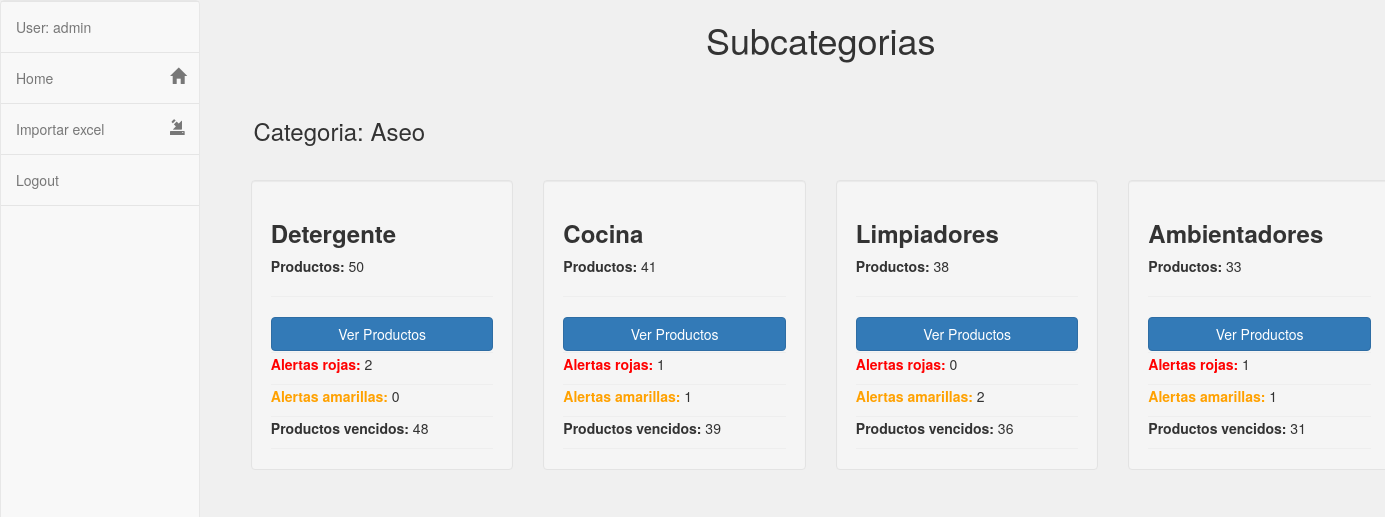
/catalog/2 (signed in), run on the app's committed database.
### catalog/models.py (models this page shows, shortened)
class Category(models.Model):
    name = models.CharField(
        max_length=200,
        help_text="Ingresa la categoría"
        )

class SubCategory(models.Model):
    name = models.CharField(max_length=200, help_text="Ingresa la sub-categoría")
    category = models.ForeignKey('Category', on_delete=models.SET_NULL, null=True)

### catalog/views.py (the view)
# urls.py: path('<int:category_id>',views.subcategories,name='subcategories'),
@login_required
def subcategories(request, category_id):
	category = Category.objects.get(pk=category_id)
	num_products_red_alert = {}
	num_products_yellow_alert = {}
	num_expired_products = {}
	for subcategory in category.subcategory_set.all():
		contador_products_red_alert = 0
		contador_products_yellow_alert = 0
		contador_expired_products = 0
		for product in subcategory.product_set.all():
			if product.alert == product.RED_ALERT:
				contador_products_red_alert += 1
			elif product.alert == product.YELLOW_ALERT:
				contador_products_yellow_alert += 1
			else:
				contador_expired_products += 1
		num_products_red_alert[subcategory.id] =  contador_products_red_alert
		num_products_yellow_alert[subcategory.id] =  contador_products_yellow_alert
		num_expired_products[subcategory.id] =  contador_expired_products
	context = {
		'num_products_red_alert': num_products_red_alert,
		'num_products_yellow_alert': num_products_yellow_alert,
		'num_expired_products': num_expired_products,
		'category': category,
	}
	return render(request, 'catalog/subcategories.html', context=context)

### catalog/models.py (called while the page is built)
    @property
    def alert(self):
        expiration_red = self.expiration_date - timedelta(days=30)
        expiration_yellow = self.expiration_date - timedelta(days=60)
        current_date = datetime.datetime.now().date()
        if current_date >= self.expiration_date:
            return self.EXPIRED_PRODUCT
        elif current_date >= expiration_red:
            return self.RED_ALERT
        elif current_date >= expiration_yellow:
            return self.YELLOW_ALERT

### catalog/templates/catalog/subcategories.html
{% extends "base_generic.html" %}
{% block content %}
<div class="container">
  <div class="row pricing">
    <h1 style=" display: flex; justify-content: center;align-items: center;margin-bottom: 5%;">Subcategorias </h1>
    <h3 style=" margin-bottom: 3%;margin-left: 1.5%;">Categoria:  {{category.name}} </h3>
    {% for subcategory in category.subcategory_set.all %}
        <div class="col-md-3">
          <div class="well">
            <h3><b>{{ subcategory.name }}</b></h3>
            <p><b>Productos:</b>  {{subcategory.product_set.all.count}} </p>
            <hr>
            <a href="{% url 'catalog:products_subcategory' subcategory.id %}" class="btn btn-primary btn-block">Ver Productos </a>
            <hr style="margin-top: 1px !important; margin-bottom: 1px !important">
            {% for subcategori_id, num_products_red_alert in num_products_red_alert.items %}
              {% if subcategory.id == subcategori_id %}
                <p>
                  <b style="color:red">Alertas rojas:</b> {{num_products_red_alert}}
                </p>
              {% endif %}
            {% endfor %}
            <hr style="margin-top: 1px !important; margin-bottom: 1px !important">
            {% for subcategori_id, num_products_yellow_alert in num_products_yellow_alert.items %}
              {% if subcategory.id == subcategori_id %}
                <p>
                   <b style="color: #FFA100">Alertas amarillas:</b> {{num_products_yellow_alert}}
                </p>
              {% endif %}
            {% endfor %}
            <hr style="margin-top: 1px !important; margin-bottom: 1px !important">
            {% for subcategori_id, num_products_expired_products in num_expired_products.items %}
              {% if subcategory.id == subcategori_id %}
                <p>
                   <b>Productos vencidos:</b>  {{num_products_expired_products}}
                </p>
              {% endif %}
            {% endfor %}
            <hr style="margin-top: 1px !important; margin-bottom: 1px !important">
          </div>
        </div>
    {% endfor %}
  </div>
{% endblock %}

### catalog/templates/base_generic.html (shortened to what this page needs)
<!DOCTYPE html>
<html lang="en">
<head>
  <link href="//maxcdn.bootstrapcdn.com/bootstrap/3.3.0/css/bootstrap.min.css" rel="stylesheet" id="bootstrap-css">
  <link rel="stylesheet" type="text/css" href="https://cdn.datatables.net/1.10.19/css/jquery.dataTables.min.css">
  <link href="https://cdnjs.cloudflare.com/ajax/libs/font-awesome/4.4.0/css/font-awesome.min.css" rel='stylesheet' type='text/css'>
  {% load static %}
  <link rel="stylesheet" href="{% static 'css/style.css' %}">
</head>
<body style="background: #F0F0F0">
    <div class="row">
      {% block sidebar %}
      {% if user.is_authenticated %}
        <div class="col-sm-2">
          <nav style="height: 100vh;" class="navbar navbar-default sidebar" role="navigation">
              <div class="collapse navbar-collapse" id="bs-sidebar-navbar-collapse-1">
                <ul class="nav navbar-nav">
                  <li><a>User: {{ user.get_username }}</a></li>
                  <li ><a href="{% url 'catalog:index' %}">Home<span style="font-size:16px;" class="pull-right hidden-xs showopacity glyphicon glyphicon-home"></span></a></li>
                  <li ><a href="{% url 'catalog:import_data' %}">Importar excel<span style="font-size:16px;" class="pull-right hidden-xs showopacity glyphicon glyphicon-import"></span></a></li>
                  {% if user.is_authenticated %}
                  <li><a data-toggle="modal" data-target="#exampleModal">Logout</a></li>
                {% else %}
                <li><a href="{% url 'login'%}?next={{request.path}}">Login</a></li>
                {% endif %}
              </ul>
            </div>
          </nav>
        </div>
        {% endif  %}
        {% endblock %}
        <div class="col-sm-10 ">
          {% block content %}{% endblock %}
        </div>
      </div>
    </body>
    </html>

### catalog/templates/base_generic.html (style rules this page uses)
body,html { height: 100%; }
nav.sidebar, .main { -webkit-transition: margin 200ms ease-out; -moz-transition: margin 200ms ease-out; -o-transition: margin 200ms ease-out; transition: margin 200ms ease-out; }
@media (min-width: 765px) { nav.sidebar a { padding-right: 13px; } }
@media (min-width: 765px) { nav.sidebar .navbar-nav > li:first-child { border-top: 1px #e5e5e5 solid; } }
@media (min-width: 765px) { nav.sidebar .navbar-nav > li { border-bottom: 1px #e5e5e5 solid; } }
@media (min-width: 765px) { nav.sidebar .navbar-collapse, nav.sidebar .container-fluid { padding: 0 0px 0 0px; } }
@media (min-width: 765px) { nav.sidebar { width: 200px; height: 100%; float: left; margin-bottom: 0px; } }
@media (min-width: 765px) { nav.sidebar li { width: 100%; } }
@media (min-width: 1330px) { nav.sidebar { margin-left: 0px; float: left; } }

### data on the page
Category: name "Aseo"
SubCategory: name "Detergente", product_set.all.count "50", num_products_red_alert "2", num_products_yellow_alert "0", num_expired_products "48"
SubCategory: name "Cocina", product_set.all.count "41", num_products_red_alert "1", num_products_yellow_alert "1", num_expired_products "39"
SubCategory: name "Limpiadores", product_set.all.count "38", num_products_red_alert "0", num_products_yellow_alert "2", num_expired_products "36"
SubCategory: name "Ambientadores", product_set.all.count "33", num_products_red_alert "1", num_products_yellow_alert "1", num_expired_products "31"

### other printed values
{{ user.get_username }} "admin"
